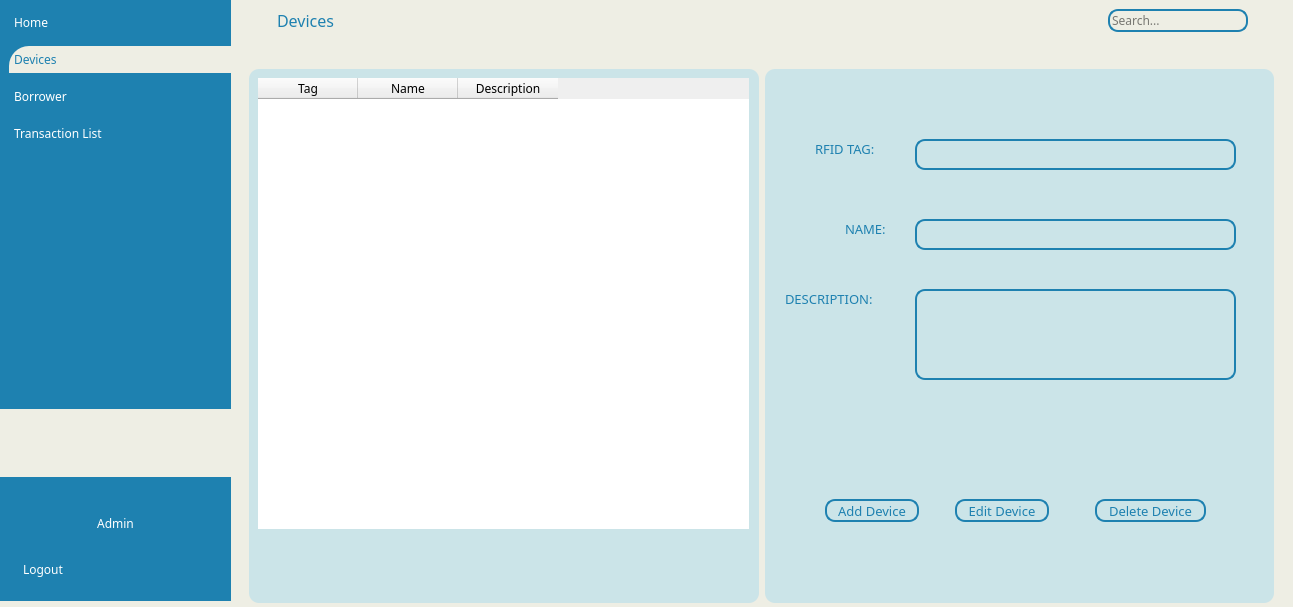
<?xml version="1.0" encoding="UTF-8"?>
<ui version="4.0">
 <class>MainWindow</class>
 <widget class="QMainWindow" name="MainWindow">
  <property name="geometry">
   <rect>
    <x>0</x>
    <y>0</y>
    <width>1293</width>
    <height>607</height>
   </rect>
  </property>
  <property name="sizePolicy">
   <sizepolicy hsizetype="Fixed" vsizetype="Fixed">
    <horstretch>0</horstretch>
    <verstretch>0</verstretch>
   </sizepolicy>
  </property>
  <property name="windowTitle">
   <string>MainWindow</string>
  </property>
  <property name="styleSheet">
   <string notr="true"/>
  </property>
  <widget class="QWidget" name="centralwidget">
   <property name="font">
    <font>
     <family>Gill Sans Ultra Bold</family>
     <pointsize>10</pointsize>
    </font>
   </property>
   <property name="styleSheet">
    <string notr="true">*{
	color:#000;
	border:none;
}
#centralwidget{
	background-color:#eeeee4;
}
QLabel{
	color:rgb(30, 129, 176)
}
#profileacc_2,#sidenav_2{
	background-color:#1e81b0;
}
#TagDev_3, #NameDev_3, #DescDev_3{
	border-radius:10px;
	border:2px solid #1e81b0;
}
QLineEdit{
	background:transparent;
}
#searchFrame{
	border-radius:10px;
	border:2px solid #1e81b0;
}
QPushButton{
	background: transparent;
	border: none;
}
#appHeadear_2{
	color:#1e81b0
}
#card1, #card2, #card3, #card4, #frame_6{
	background-color:#cbe4e8;
	border-radius:10px;
}
#equipment{
	border-radius:10px;
	border:2px solid #1e81b0;
}

#frame_3{
	background-color:#cbe4e8;
	border-radius:10px;
}

#borrower{
	border-radius:10px;
	border:2px solid #1e81b0;
}

#time{
	border-radius:10px;
	border:2px solid #1e81b0;
}

#date{
	border-radius:10px;
	border:2px solid #1e81b0;
}

#viewmoreBtn{
	border-radius:5px;
	border:2px solid #1e81b0;
	background-color:#cbe4e8;
}

#equip_2{
	background-color:#eeeee4;
	padding:5px;
	text-align: left;
	border-top-left-radius: 20px;
}

#equip_2{
	padding:5px;
	text-align: left;
	border:none
}

#transactlist_2{
	padding:5px;
	text-align: left;
	border:none
}

#home_2{
	padding:5px;
	text-align: left;
	border:none
}
#equip_2{
	padding:5px;
	text-align: left;
	
}

#borrower_2{
	padding:5px;
	text-align: left;
	border:none
}

#myprofile_2{
	padding:5px;
	text-align: left;
	border:none
}

#logout_2{
	padding:5px;
	text-align: left;
	border:none
}


#equip_2{
	color:#1e81b0;
	border:none
}

#home_2, #borrower_2, #transactlist_2, #logout_2, #myprofile_2, #label_3{
	color:#ffffff;
	border:none
}

#add, #dele, #edit , #LoadData, #ScanDev_3{
	color:#1e81b0;
	border-radius:10px;
	border:2px solid #1e81b0;
	background-color:#cbe4e8;
}


</string>
   </property>
   <widget class="QWidget" name="mainBody" native="true">
    <property name="geometry">
     <rect>
      <x>231</x>
      <y>0</y>
      <width>1061</width>
      <height>621</height>
     </rect>
    </property>
    <layout class="QVBoxLayout" name="verticalLayout">
     <property name="spacing">
      <number>0</number>
     </property>
     <property name="leftMargin">
      <number>0</number>
     </property>
     <property name="topMargin">
      <number>0</number>
     </property>
     <property name="rightMargin">
      <number>0</number>
     </property>
     <property name="bottomMargin">
      <number>0</number>
     </property>
     <item>
      <widget class="QWidget" name="headerFrame" native="true">
       <layout class="QHBoxLayout" name="horizontalLayout">
        <property name="spacing">
         <number>0</number>
        </property>
        <property name="leftMargin">
         <number>0</number>
        </property>
        <property name="topMargin">
         <number>0</number>
        </property>
        <property name="rightMargin">
         <number>0</number>
        </property>
        <property name="bottomMargin">
         <number>10</number>
        </property>
        <item alignment="Qt::AlignLeft">
         <widget class="QWidget" name="widget" native="true">
          <layout class="QHBoxLayout" name="horizontalLayout_2">
           <item>
            <widget class="QPushButton" name="menuBtn">
             <property name="text">
              <string/>
             </property>
             <property name="icon">
              <iconset>
               <normaloff>:/blueIcons/icons/blueIcons/hard-drive.svg</normaloff>:/blueIcons/icons/blueIcons/hard-drive.svg</iconset>
             </property>
             <property name="iconSize">
              <size>
               <width>24</width>
               <height>24</height>
              </size>
             </property>
            </widget>
           </item>
           <item>
            <widget class="QLabel" name="appHeadear_2">
             <property name="font">
              <font>
               <family>Cantarell Extra Bold</family>
               <pointsize>12</pointsize>
               <weight>50</weight>
               <bold>false</bold>
              </font>
             </property>
             <property name="text">
              <string>Devices</string>
             </property>
            </widget>
           </item>
          </layout>
         </widget>
        </item>
        <item alignment="Qt::AlignRight">
         <widget class="QWidget" name="widget_2" native="true">
          <layout class="QHBoxLayout" name="horizontalLayout_3">
           <item>
            <widget class="QFrame" name="searchFrame">
             <property name="minimumSize">
              <size>
               <width>140</width>
               <height>0</height>
              </size>
             </property>
             <property name="frameShape">
              <enum>QFrame::StyledPanel</enum>
             </property>
             <property name="frameShadow">
              <enum>QFrame::Raised</enum>
             </property>
             <layout class="QHBoxLayout" name="horizontalLayout_4">
              <property name="spacing">
               <number>0</number>
              </property>
              <property name="leftMargin">
               <number>0</number>
              </property>
              <property name="topMargin">
               <number>0</number>
              </property>
              <property name="rightMargin">
               <number>0</number>
              </property>
              <property name="bottomMargin">
               <number>0</number>
              </property>
              <item>
               <widget class="QLineEdit" name="search">
                <property name="sizePolicy">
                 <sizepolicy hsizetype="Expanding" vsizetype="Fixed">
                  <horstretch>0</horstretch>
                  <verstretch>0</verstretch>
                 </sizepolicy>
                </property>
                <property name="maximumSize">
                 <size>
                  <width>16777215</width>
                  <height>16777215</height>
                 </size>
                </property>
                <property name="font">
                 <font>
                  <family>Gill Sans Ultra Bold Condensed</family>
                 </font>
                </property>
                <property name="placeholderText">
                 <string>Search...</string>
                </property>
               </widget>
              </item>
             </layout>
            </widget>
           </item>
           <item>
            <widget class="QPushButton" name="searchbut">
             <property name="font">
              <font>
               <family>Gill Sans Ultra Bold</family>
              </font>
             </property>
             <property name="text">
              <string/>
             </property>
             <property name="icon">
              <iconset>
               <normaloff>:/blueIcons/icons/blueIcons/search.svg</normaloff>:/blueIcons/icons/blueIcons/search.svg</iconset>
             </property>
             <property name="iconSize">
              <size>
               <width>26</width>
               <height>26</height>
              </size>
             </property>
            </widget>
           </item>
          </layout>
         </widget>
        </item>
       </layout>
      </widget>
     </item>
     <item>
      <widget class="QWidget" name="mainFrame" native="true">
       <property name="sizePolicy">
        <sizepolicy hsizetype="Preferred" vsizetype="Expanding">
         <horstretch>0</horstretch>
         <verstretch>0</verstretch>
        </sizepolicy>
       </property>
       <layout class="QHBoxLayout" name="horizontalLayout_7">
        <item>
         <widget class="QFrame" name="frame">
          <property name="frameShape">
           <enum>QFrame::StyledPanel</enum>
          </property>
          <property name="frameShadow">
           <enum>QFrame::Raised</enum>
          </property>
          <layout class="QHBoxLayout" name="horizontalLayout_5">
           <item>
            <widget class="QFrame" name="frame_3">
             <property name="sizePolicy">
              <sizepolicy hsizetype="Expanding" vsizetype="Preferred">
               <horstretch>0</horstretch>
               <verstretch>0</verstretch>
              </sizepolicy>
             </property>
             <property name="frameShape">
              <enum>QFrame::StyledPanel</enum>
             </property>
             <property name="frameShadow">
              <enum>QFrame::Raised</enum>
             </property>
             <widget class="QTableWidget" name="tableWidget">
              <property name="geometry">
               <rect>
                <x>9</x>
                <y>9</y>
                <width>491</width>
                <height>451</height>
               </rect>
              </property>
              <property name="font">
               <font>
                <family>Gill Sans Ultra Bold</family>
                <pointsize>8</pointsize>
               </font>
              </property>
              <column>
               <property name="text">
                <string>Tag</string>
               </property>
               <property name="font">
                <font>
                 <family>Cantarell Extra Bold</family>
                </font>
               </property>
              </column>
              <column>
               <property name="text">
                <string>Name</string>
               </property>
               <property name="font">
                <font>
                 <family>Cantarell Extra Bold</family>
                </font>
               </property>
              </column>
              <column>
               <property name="text">
                <string>Description</string>
               </property>
               <property name="font">
                <font>
                 <family>Cantarell Extra Bold</family>
                </font>
               </property>
              </column>
             </widget>
            </widget>
           </item>
           <item>
            <widget class="QFrame" name="frame_6">
             <property name="sizePolicy">
              <sizepolicy hsizetype="Expanding" vsizetype="Preferred">
               <horstretch>0</horstretch>
               <verstretch>0</verstretch>
              </sizepolicy>
             </property>
             <property name="minimumSize">
              <size>
               <width>509</width>
               <height>531</height>
              </size>
             </property>
             <property name="frameShape">
              <enum>QFrame::StyledPanel</enum>
             </property>
             <property name="frameShadow">
              <enum>QFrame::Raised</enum>
             </property>
             <widget class="QLineEdit" name="DescDev_3">
              <property name="geometry">
               <rect>
                <x>150</x>
                <y>220</y>
                <width>321</width>
                <height>91</height>
               </rect>
              </property>
              <property name="font">
               <font>
                <family>Gill Sans Ultra Bold</family>
               </font>
              </property>
              <property name="text">
               <string/>
              </property>
              <property name="alignment">
               <set>Qt::AlignLeading|Qt::AlignLeft|Qt::AlignTop</set>
              </property>
             </widget>
             <widget class="QLineEdit" name="TagDev_3">
              <property name="geometry">
               <rect>
                <x>150</x>
                <y>70</y>
                <width>321</width>
                <height>31</height>
               </rect>
              </property>
              <property name="font">
               <font>
                <family>Gill Sans Ultra Bold</family>
               </font>
              </property>
             </widget>
             <widget class="QLineEdit" name="NameDev_3">
              <property name="geometry">
               <rect>
                <x>150</x>
                <y>150</y>
                <width>321</width>
                <height>31</height>
               </rect>
              </property>
              <property name="font">
               <font>
                <family>Gill Sans Ultra Bold</family>
               </font>
              </property>
             </widget>
             <widget class="QLabel" name="taglabel_3">
              <property name="geometry">
               <rect>
                <x>50</x>
                <y>70</y>
                <width>81</width>
                <height>20</height>
               </rect>
              </property>
              <property name="font">
               <font>
                <family>Cantarell Extra Bold</family>
                <pointsize>10</pointsize>
               </font>
              </property>
              <property name="text">
               <string>RFID TAG:</string>
              </property>
             </widget>
             <widget class="QLabel" name="namelabel_3">
              <property name="geometry">
               <rect>
                <x>80</x>
                <y>150</y>
                <width>51</width>
                <height>20</height>
               </rect>
              </property>
              <property name="font">
               <font>
                <family>Cantarell Extra Bold</family>
                <pointsize>10</pointsize>
               </font>
              </property>
              <property name="text">
               <string>NAME:</string>
              </property>
             </widget>
             <widget class="QLabel" name="deslabel_3">
              <property name="geometry">
               <rect>
                <x>20</x>
                <y>220</y>
                <width>111</width>
                <height>20</height>
               </rect>
              </property>
              <property name="font">
               <font>
                <family>Cantarell Extra Bold</family>
                <pointsize>10</pointsize>
               </font>
              </property>
              <property name="text">
               <string>DESCRIPTION:</string>
              </property>
             </widget>
             <widget class="QLabel" name="errorlabel_3">
              <property name="geometry">
               <rect>
                <x>70</x>
                <y>340</y>
                <width>381</width>
                <height>51</height>
               </rect>
              </property>
              <property name="font">
               <font>
                <family>Gill Sans Ultra Bold</family>
               </font>
              </property>
              <property name="styleSheet">
               <string notr="true">background-color:rgba(0,0,0,0);
color: red;
</string>
              </property>
              <property name="text">
               <string/>
              </property>
              <property name="alignment">
               <set>Qt::AlignCenter</set>
              </property>
             </widget>
             <widget class="QPushButton" name="dele">
              <property name="geometry">
               <rect>
                <x>330</x>
                <y>430</y>
                <width>111</width>
                <height>23</height>
               </rect>
              </property>
              <property name="font">
               <font>
                <family>Cantarell Extra Bold</family>
                <pointsize>10</pointsize>
               </font>
              </property>
              <property name="text">
               <string>Delete Device</string>
              </property>
             </widget>
             <widget class="QPushButton" name="edit">
              <property name="geometry">
               <rect>
                <x>190</x>
                <y>430</y>
                <width>94</width>
                <height>23</height>
               </rect>
              </property>
              <property name="font">
               <font>
                <family>Cantarell Extra Bold</family>
                <pointsize>10</pointsize>
               </font>
              </property>
              <property name="text">
               <string>Edit Device</string>
              </property>
             </widget>
             <widget class="QPushButton" name="add">
              <property name="geometry">
               <rect>
                <x>60</x>
                <y>430</y>
                <width>94</width>
                <height>23</height>
               </rect>
              </property>
              <property name="sizePolicy">
               <sizepolicy hsizetype="Minimum" vsizetype="Fixed">
                <horstretch>0</horstretch>
                <verstretch>0</verstretch>
               </sizepolicy>
              </property>
              <property name="font">
               <font>
                <family>Cantarell Extra Bold</family>
                <pointsize>10</pointsize>
               </font>
              </property>
              <property name="text">
               <string>Add Device</string>
              </property>
             </widget>
            </widget>
           </item>
          </layout>
         </widget>
        </item>
       </layout>
      </widget>
     </item>
    </layout>
   </widget>
   <widget class="QWidget" name="leftMenu" native="true">
    <property name="geometry">
     <rect>
      <x>0</x>
      <y>0</y>
      <width>231</width>
      <height>601</height>
     </rect>
    </property>
    <layout class="QVBoxLayout" name="verticalLayout_6">
     <property name="spacing">
      <number>0</number>
     </property>
     <property name="leftMargin">
      <number>0</number>
     </property>
     <property name="topMargin">
      <number>0</number>
     </property>
     <property name="rightMargin">
      <number>0</number>
     </property>
     <property name="bottomMargin">
      <number>0</number>
     </property>
     <item alignment="Qt::AlignTop">
      <widget class="QFrame" name="sidenav_2">
       <property name="font">
        <font>
         <family>Gill Sans Ultra Bold</family>
        </font>
       </property>
       <property name="frameShape">
        <enum>QFrame::StyledPanel</enum>
       </property>
       <property name="frameShadow">
        <enum>QFrame::Raised</enum>
       </property>
       <layout class="QVBoxLayout" name="verticalLayout_7">
        <property name="spacing">
         <number>10</number>
        </property>
        <property name="rightMargin">
         <number>0</number>
        </property>
        <property name="bottomMargin">
         <number>262</number>
        </property>
        <item>
         <widget class="QPushButton" name="home_2">
          <property name="font">
           <font>
            <family>Cantarell Extra Bold</family>
           </font>
          </property>
          <property name="text">
           <string>Home</string>
          </property>
          <property name="icon">
           <iconset>
            <normaloff>:/whiteIcons/icons/whiteIcons/home.svg</normaloff>:/whiteIcons/icons/whiteIcons/home.svg</iconset>
          </property>
          <property name="iconSize">
           <size>
            <width>20</width>
            <height>20</height>
           </size>
          </property>
          <property name="autoDefault">
           <bool>true</bool>
          </property>
          <property name="flat">
           <bool>false</bool>
          </property>
         </widget>
        </item>
        <item>
         <widget class="QPushButton" name="equip_2">
          <property name="font">
           <font>
            <family>Cantarell Extra Bold</family>
           </font>
          </property>
          <property name="text">
           <string>Devices</string>
          </property>
          <property name="icon">
           <iconset>
            <normaloff>:/blueIcons/icons/blueIcons/hard-drive.svg</normaloff>:/blueIcons/icons/blueIcons/hard-drive.svg</iconset>
          </property>
          <property name="iconSize">
           <size>
            <width>20</width>
            <height>20</height>
           </size>
          </property>
          <property name="autoDefault">
           <bool>true</bool>
          </property>
          <property name="flat">
           <bool>false</bool>
          </property>
         </widget>
        </item>
        <item>
         <widget class="QPushButton" name="borrower_2">
          <property name="font">
           <font>
            <family>Cantarell Extra Bold</family>
           </font>
          </property>
          <property name="text">
           <string>Borrower</string>
          </property>
          <property name="icon">
           <iconset>
            <normaloff>:/whiteIcons/icons/whiteIcons/users.svg</normaloff>:/whiteIcons/icons/whiteIcons/users.svg</iconset>
          </property>
          <property name="iconSize">
           <size>
            <width>20</width>
            <height>20</height>
           </size>
          </property>
          <property name="autoDefault">
           <bool>true</bool>
          </property>
          <property name="flat">
           <bool>false</bool>
          </property>
         </widget>
        </item>
        <item>
         <widget class="QPushButton" name="transactlist_2">
          <property name="font">
           <font>
            <family>Cantarell Extra Bold</family>
           </font>
          </property>
          <property name="text">
           <string>Transaction List</string>
          </property>
          <property name="icon">
           <iconset>
            <normaloff>:/whiteIcons/icons/whiteIcons/list.svg</normaloff>:/whiteIcons/icons/whiteIcons/list.svg</iconset>
          </property>
          <property name="iconSize">
           <size>
            <width>20</width>
            <height>20</height>
           </size>
          </property>
          <property name="autoDefault">
           <bool>true</bool>
          </property>
          <property name="flat">
           <bool>false</bool>
          </property>
         </widget>
        </item>
       </layout>
      </widget>
     </item>
     <item alignment="Qt::AlignBottom">
      <widget class="QFrame" name="profileacc_2">
       <property name="frameShape">
        <enum>QFrame::StyledPanel</enum>
       </property>
       <property name="frameShadow">
        <enum>QFrame::Raised</enum>
       </property>
       <layout class="QVBoxLayout" name="verticalLayout_9">
        <item>
         <widget class="QWidget" name="widget_5" native="true">
          <property name="sizePolicy">
           <sizepolicy hsizetype="Preferred" vsizetype="Preferred">
            <horstretch>0</horstretch>
            <verstretch>0</verstretch>
           </sizepolicy>
          </property>
          <layout class="QVBoxLayout" name="verticalLayout_15">
           <item>
            <widget class="QPushButton" name="pushButton">
             <property name="text">
              <string/>
             </property>
             <property name="icon">
              <iconset>
               <normaloff>:/whiteIcons/icons/whiteIcons/user.svg</normaloff>:/whiteIcons/icons/whiteIcons/user.svg</iconset>
             </property>
             <property name="iconSize">
              <size>
               <width>30</width>
               <height>30</height>
              </size>
             </property>
            </widget>
           </item>
           <item>
            <widget class="QLabel" name="label_3">
             <property name="font">
              <font>
               <family>Cantarell Extra Bold</family>
              </font>
             </property>
             <property name="text">
              <string>Admin</string>
             </property>
             <property name="alignment">
              <set>Qt::AlignCenter</set>
             </property>
            </widget>
           </item>
          </layout>
         </widget>
        </item>
        <item>
         <widget class="QFrame" name="frame_8">
          <property name="sizePolicy">
           <sizepolicy hsizetype="Preferred" vsizetype="Preferred">
            <horstretch>0</horstretch>
            <verstretch>0</verstretch>
           </sizepolicy>
          </property>
          <property name="frameShape">
           <enum>QFrame::StyledPanel</enum>
          </property>
          <property name="frameShadow">
           <enum>QFrame::Raised</enum>
          </property>
          <layout class="QVBoxLayout" name="verticalLayout_16">
           <item>
            <widget class="QPushButton" name="logout_2">
             <property name="font">
              <font>
               <family>Cantarell Extra Bold</family>
              </font>
             </property>
             <property name="text">
              <string>Logout</string>
             </property>
             <property name="icon">
              <iconset>
               <normaloff>:/whiteIcons/icons/whiteIcons/log-out.svg</normaloff>:/whiteIcons/icons/whiteIcons/log-out.svg</iconset>
             </property>
             <property name="iconSize">
              <size>
               <width>20</width>
               <height>20</height>
              </size>
             </property>
             <property name="autoDefault">
              <bool>true</bool>
             </property>
             <property name="flat">
              <bool>false</bool>
             </property>
            </widget>
           </item>
          </layout>
         </widget>
        </item>
       </layout>
      </widget>
     </item>
    </layout>
   </widget>
  </widget>
 </widget>
 <resources>
  <include location="resources.qrc"/>
  <include location="C:/Users/ec/AppData/Local/Programs/Python/Python39/Lib/site-packages/qt5_applications/Qt/bin/resources.qrc"/>
 </resources>
 <connections/>
</ui>
